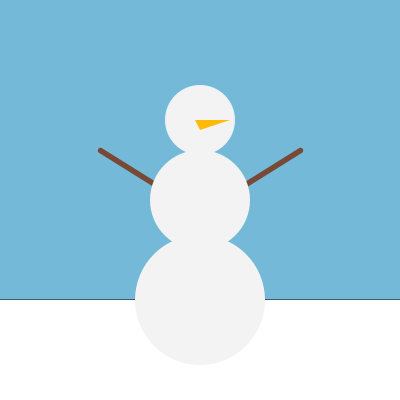
Frame 1 (no input)
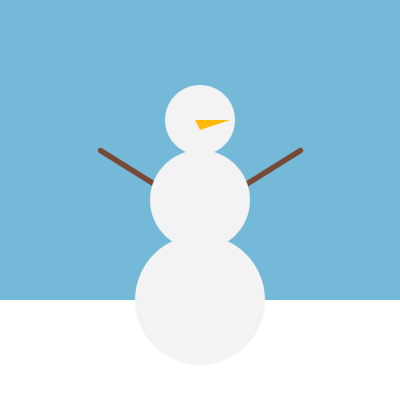
Frame 60 (the mouse pressed at the canvas centre just before this capture)
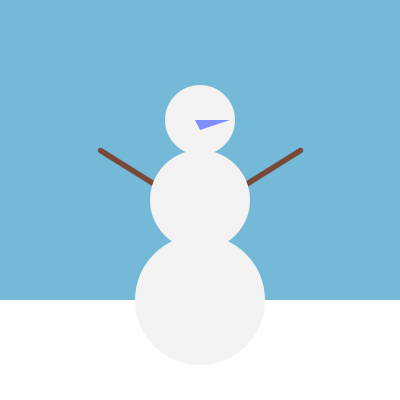
Frame 120 (the mouse held since frame 60 and released just before this capture)

The Processing sketch that drew these frames (run headless with seeded random() and noise(); from frame 60 on, the mouse is pressed at the canvas centre):

// Processing sketch: desafio
// ── desafio.pde
Olaf o;
Cielo oCielo; 

void setup() {  
  
  size( 400, 400 );
  
  // Llama al Constructor
  o = new Olaf ( width/2, height/2, 100);
  oCielo = new Cielo (); 
  
}

void draw() {
  
  //Método para dibujar el Cielo
  oCielo.dibujar();
  
  
  strokeWeight( 2 );
  colorMode(RGB, 255); 
  
    //Línea negra
    line( 0, height*0.75, width, height*0.75 );
    
    fill( 255 );
    noStroke();
    //Piso
    rect( 0, height*0.75, width, height*0.75 );
  
  //Método para dibujar a Olaf (acción)
  o.dibujar();

}


void keyPressed() {
  //Llama al método
  oCielo.colour(); 
  
}

  
void mousePressed() { 
  
  //Llama al método 
  o.cNariz(); 
  
}

// ── Olaf.pde
// Declaración de la Clase

class Olaf{
  
  // Campos (variables)
  float x, y; 
  float t;
  
  //Color 
  color c = #FFBA08; 
  
  // Constructor 
  
  Olaf( float x_, float y_, float t_ ) {
    
    // Inicializar las propiedades 
    x = x_;
    y = y_;
    t = t_; 
  }  
  
  //Métodos 
  
  void dibujar() {
    
    
    strokeWeight( t*0.055 );
    stroke( #774936 );
    //brazo izquierdo
    line( x-(t*0.2), y, x-t, y-(t*0.5) );
    //brazo derecho
    line( x+(t*0.2), y, x+t, y-(t*0.5) );
    
    //baile line( x-(t*0.2), y, x-t, y+(t*0.5) );
    
    fill( #F3F3F3 ); 
    noStroke();
    //ellipse de arriba
    ellipse( x, y-t*0.8, t*0.7, t*0.7 );
    //ellipse del medio
    ellipse( x, y, t, t );
    //ellipse de abajo
    ellipse( x, y+t, t*1.3, t*1.3 );
    
    
    //Nariz 
    fill( c );
    triangle( x, y-(t*0.7), x-(t*0.05), y-(t*0.8), x+(t*0.3), y-(t*0.8) );
  
  }
  
  
void cNariz() { 
  
    colorMode(HSB, 100);
    c = color( random(100), 50, 100 ); 
      
  }
}


class Cielo{
  
  color colour = color(117, 185, 216); 
  

void dibujar() {
  
  background(colour);  
  
} 
  
  

void colour() { 
  
  colorMode(HSB, 100);
  colour = color( random(100), 10, 100 );
  
  }
} 
